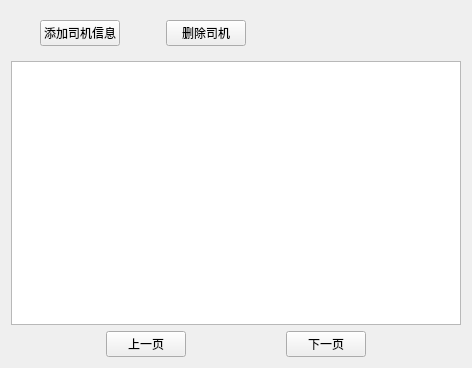
<?xml version="1.0" encoding="UTF-8"?>
<ui version="4.0">
 <class>Driver</class>
 <widget class="QWidget" name="Driver">
  <property name="geometry">
   <rect>
    <x>0</x>
    <y>0</y>
    <width>472</width>
    <height>368</height>
   </rect>
  </property>
  <property name="windowTitle">
   <string>Form</string>
  </property>
  <layout class="QGridLayout" name="gridLayout">
   <item row="0" column="0">
    <layout class="QVBoxLayout" name="verticalLayout_2">
     <item>
      <layout class="QVBoxLayout" name="verticalLayout">
       <item>
        <widget class="QWidget" name="widget" native="true">
         <layout class="QHBoxLayout" name="horizontalLayout_2">
          <item>
           <spacer name="horizontalSpacer_4">
            <property name="orientation">
             <enum>Qt::Horizontal</enum>
            </property>
            <property name="sizeType">
             <enum>QSizePolicy::Fixed</enum>
            </property>
            <property name="sizeHint" stdset="0">
             <size>
              <width>20</width>
              <height>20</height>
             </size>
            </property>
           </spacer>
          </item>
          <item>
           <widget class="QPushButton" name="addDriverButton">
            <property name="text">
             <string>添加司机信息</string>
            </property>
            <property name="name" stdset="0">
             <string>PushButton</string>
            </property>
           </widget>
          </item>
          <item>
           <spacer name="horizontalSpacer_6">
            <property name="orientation">
             <enum>Qt::Horizontal</enum>
            </property>
            <property name="sizeType">
             <enum>QSizePolicy::Fixed</enum>
            </property>
            <property name="sizeHint" stdset="0">
             <size>
              <width>40</width>
              <height>20</height>
             </size>
            </property>
           </spacer>
          </item>
          <item>
           <widget class="QPushButton" name="deleteButton">
            <property name="text">
             <string>删除司机</string>
            </property>
           </widget>
          </item>
          <item>
           <spacer name="horizontalSpacer_5">
            <property name="orientation">
             <enum>Qt::Horizontal</enum>
            </property>
            <property name="sizeHint" stdset="0">
             <size>
              <width>40</width>
              <height>20</height>
             </size>
            </property>
           </spacer>
          </item>
         </layout>
        </widget>
       </item>
       <item>
        <widget class="QTableView" name="tableView"/>
       </item>
      </layout>
     </item>
     <item>
      <layout class="QHBoxLayout" name="horizontalLayout">
       <item>
        <spacer name="horizontalSpacer">
         <property name="orientation">
          <enum>Qt::Horizontal</enum>
         </property>
         <property name="sizeHint" stdset="0">
          <size>
           <width>40</width>
           <height>20</height>
          </size>
         </property>
        </spacer>
       </item>
       <item>
        <widget class="QPushButton" name="previousButton">
         <property name="text">
          <string>上一页</string>
         </property>
        </widget>
       </item>
       <item>
        <spacer name="horizontalSpacer_2">
         <property name="orientation">
          <enum>Qt::Horizontal</enum>
         </property>
         <property name="sizeHint" stdset="0">
          <size>
           <width>40</width>
           <height>20</height>
          </size>
         </property>
        </spacer>
       </item>
       <item>
        <widget class="QPushButton" name="nextButton">
         <property name="text">
          <string>下一页</string>
         </property>
        </widget>
       </item>
       <item>
        <spacer name="horizontalSpacer_3">
         <property name="orientation">
          <enum>Qt::Horizontal</enum>
         </property>
         <property name="sizeHint" stdset="0">
          <size>
           <width>40</width>
           <height>20</height>
          </size>
         </property>
        </spacer>
       </item>
      </layout>
     </item>
    </layout>
   </item>
  </layout>
 </widget>
 <resources/>
 <connections/>
</ui>
